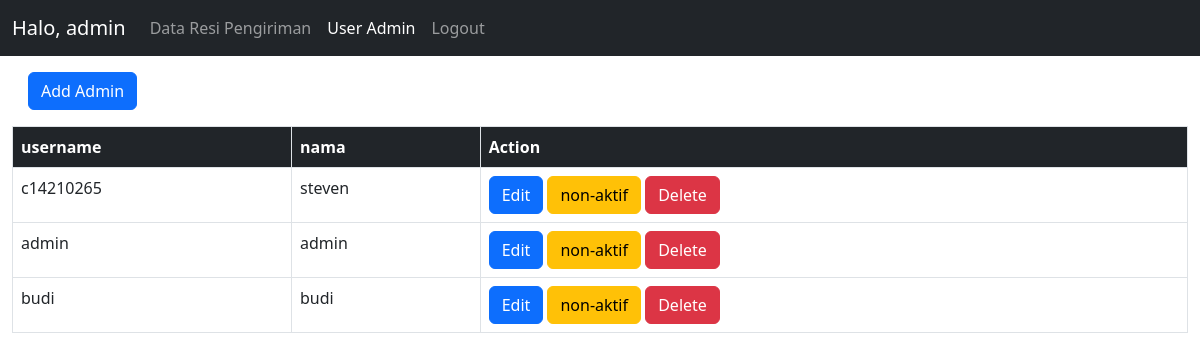
Screenshot of /admin/adminSetting.php (signed in) with the database file from the repository.
### tables this page shows
CREATE TABLE `user` (
  `id` int(11) NOT NULL,
  `username` varchar(50) NOT NULL,
  `password` varchar(255) NOT NULL,
  `nama_admin` varchar(50) NOT NULL,
  `status_aktif` tinyint(1) NOT NULL
);

### admin/adminSetting.php (the view, shortened to what this page needs)
<?php
require("../connect.php");
$username = $_SESSION['username'];
$stmt = $conn->prepare("SELECT * FROM user");
$stmt->execute();
$result = $stmt->fetchAll(PDO::FETCH_ASSOC);
?>
<!DOCTYPE html>
<html lang="en">
<head>
    <link href="https://cdn.jsdelivr.net/npm/bootstrap@5.2.3/dist/css/bootstrap.min.css" rel="stylesheet">
</head>
<body>
    <nav class="navbar navbar-dark navbar-expand-lg bg-dark">
        <div class="container-fluid">
            <a class="navbar-brand" href="#">Halo, <?= $username; ?></a>
            <div class="collapse navbar-collapse" id="navbarNavAltMarkup">
                <div class="navbar-nav">
                    <a class="nav-link" aria-current="page" href="index.php">Data Resi Pengiriman</a>
                    <a class="nav-link active" href="#">User Admin</a>
                    <a class="nav-link" href="logout.php">Logout</a>
                </div>
            </div>
        </div>
    </nav>
    <div class="container-fluid ">
        <div class="add-baru m-3">
            <button type="button" class="btn btn-primary entry-log" data-bs-toggle="modal" data-bs-target="#addAdmin" value="<?= $row['nomor_resi']; ?>">
                Add Admin
            </button>
        </div>
        <div class="table-admin">
            <table class="table table-bordered">
                <thead class="bg-dark text-white">
                    <th>username</th>
                    <th>nama</th>
                    <th>Action</th>
                </thead>
                <tbody>
                    <?php foreach ($result as $row) : ?>
                        <tr>
                            <td><?= $row['username']; ?></td>
                            <td><?= $row['nama_admin']; ?></td>
                            <td>
                                <button type="button" class="btn btn-primary dit-admin" data-bs-toggle="modal" data-bs-target="#editAdmin" value="<?= $row['username']; ?>">
                                    Edit
                                </button>
                                <button class="btn btn-warning status" value="<?= $row['username']; ?>" status="<?= $row['status_aktif']; ?>">non-aktif</button>
                                <button class="btn btn-danger delete" value="<?= $row['username']; ?>">Delete</button>
                            </td>
                        </tr>
                    <?php endforeach; ?>
                </tbody>
            </table>
        </div>
    </div>
</body>
</html>

### rows the page displays
user: username "c14210265", nama_admin "steven"
user: username "admin", nama_admin "admin"
user: username "budi", nama_admin "budi"

### other values shown
$username "admin"
